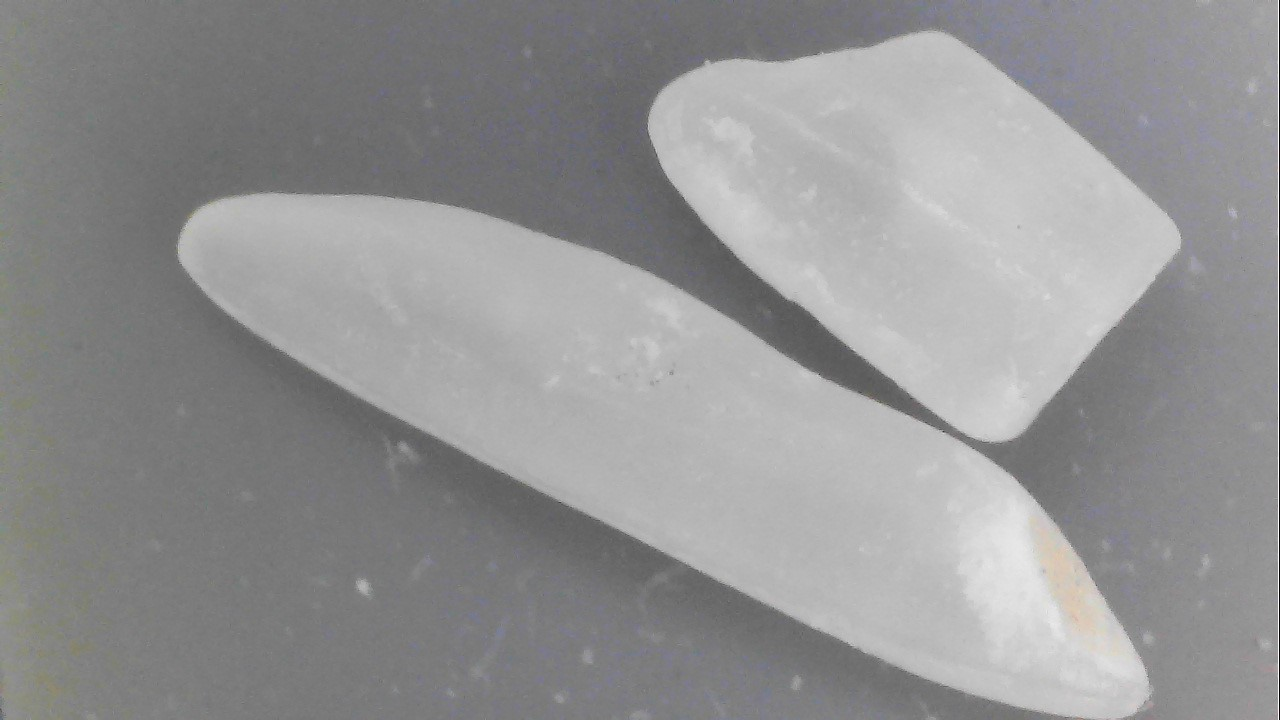
#> input picture rice/rice.jpg, 1280 x 720 px
$ python test2.py
#> lines starting #> are read from the running program, lines starting #| are printed output that depends on the picture; after the words box and inside, x2 and y2 are one past the last pixel; in counts of white or black regions, pixels touching at a corner belong together
import numpy as np
import cv2 as cv


# canny边缘检测
cv.namedWindow("images")
def nothing():
    pass

cv.createTrackbar("s1","images",201,255,nothing)
cv.createTrackbar("s2","images",97,255,nothing)
img = cv.imread("rice/rice.jpg",0)
#> img: shape (720, 1280); min 0, max 255, mean 146.8
img = cv.resize(img,(800,650))
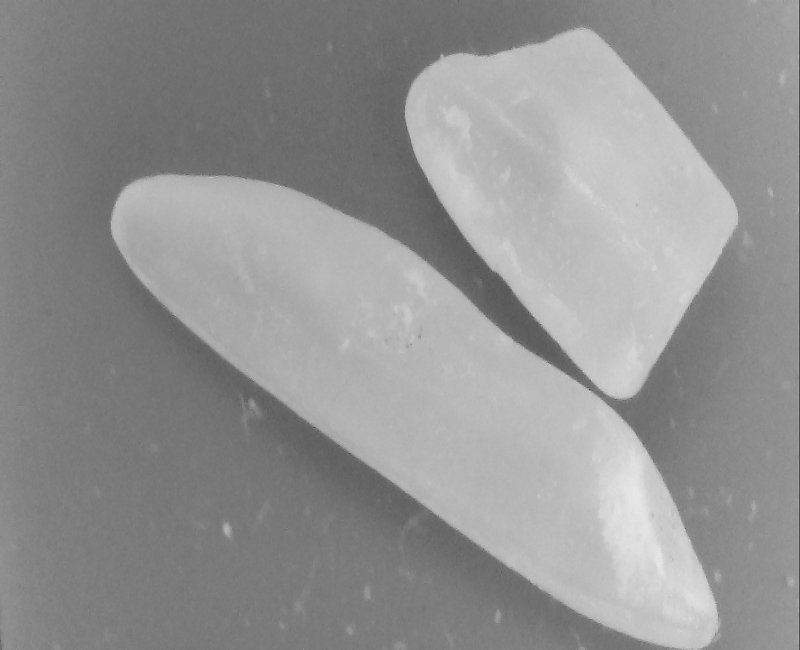
#> img: shape (650, 800); min 70, max 233, mean 146.7

# cv.createTrackbar("s1","images",56,255,nothing)
# cv.createTrackbar("s2","images",19,255,nothing)
# img = cv.imread("rice/yellow.jpg",0)

while(1):
    s1 = cv.getTrackbarPos("s1","images")
    s2 = cv.getTrackbarPos("s2","images")
    out_img = cv.Canny(img,s1,s2)
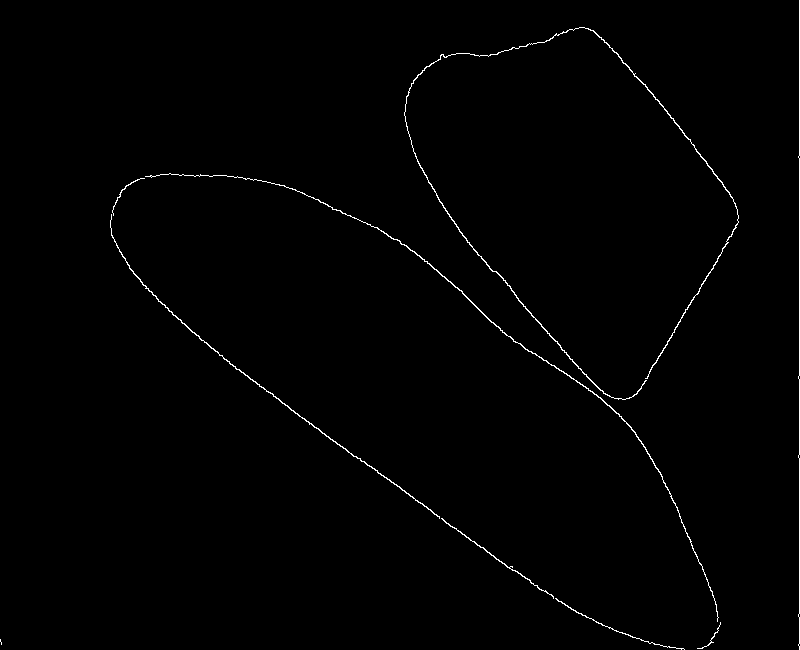
#> out_img: shape (650, 800); 0.79% white in thin lines or dots
    cv.imshow("images",out_img)
    k = cv.waitKey(1)
#> (key q is pressed here)
    if k==ord("q"):
        break
cv.destroyAllWindows()

$ run again, with rice/yellow.jpg copied over rice/rice.jpg
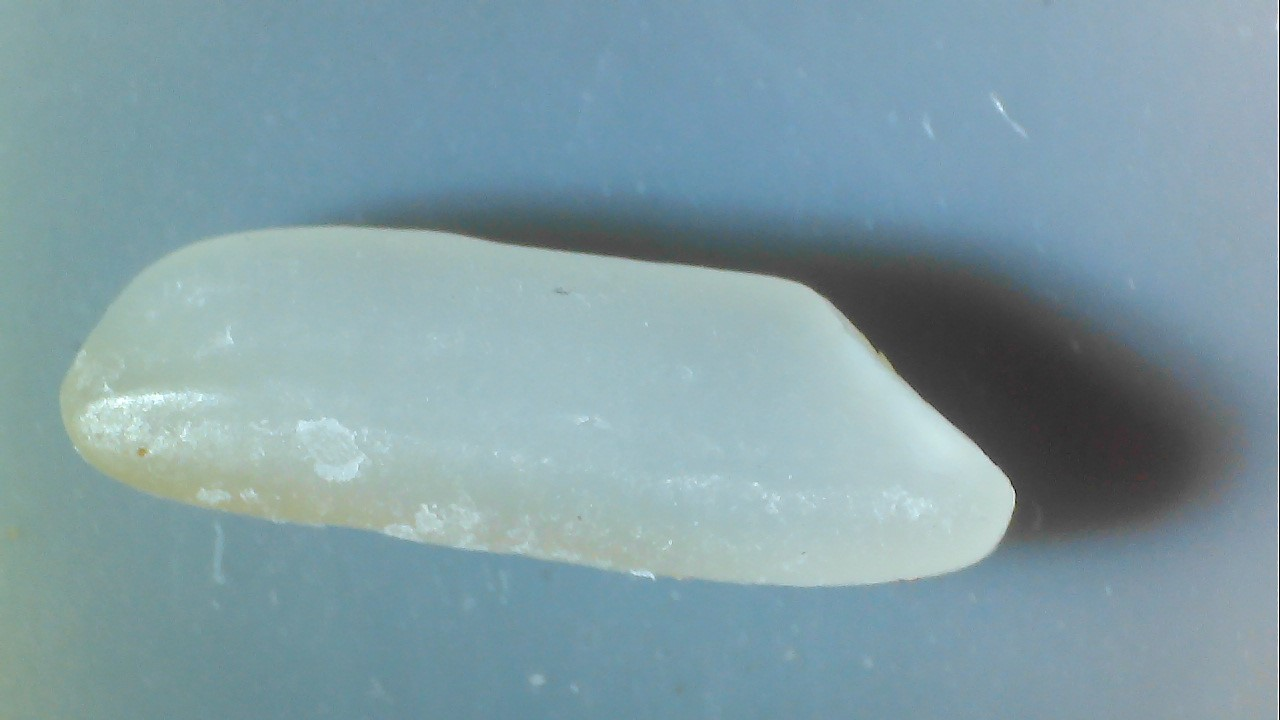
#> input picture rice/yellow.jpg, 1280 x 720 px
#> `img = cv.resize(img,(800,650))`:
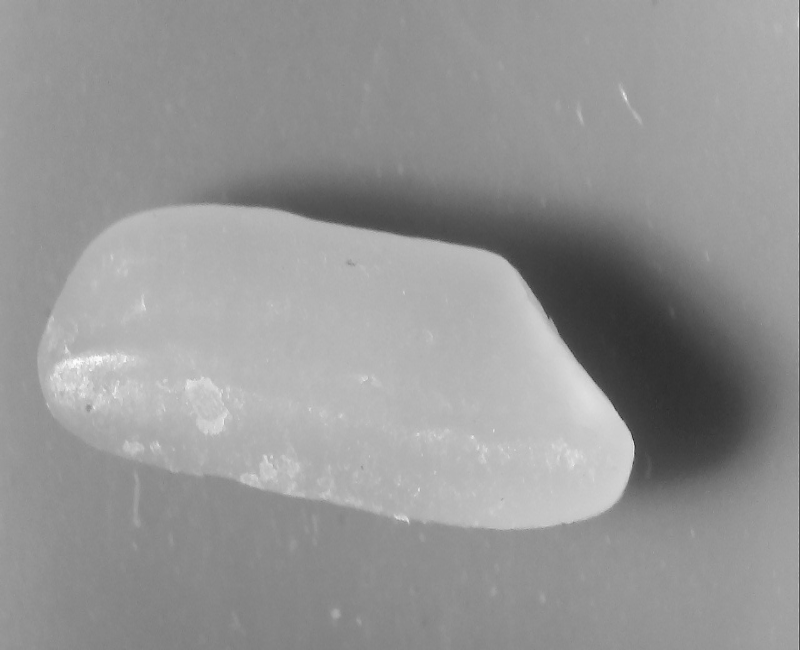
#> img: shape (650, 800); min 27, max 252, mean 149.2
#> `out_img = cv.Canny(img,s1,s2)`:
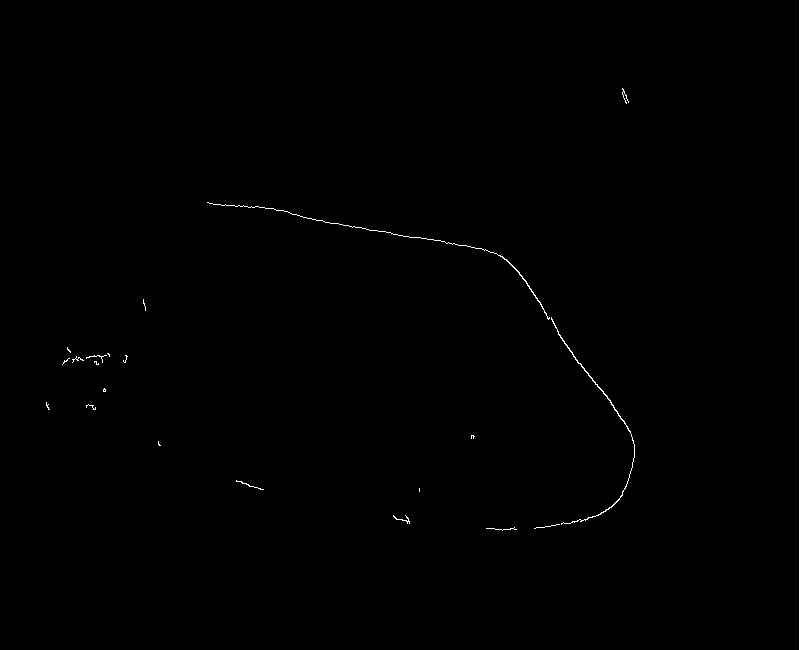
#> out_img: shape (650, 800); 0.34% white in thin lines or dots

$ run again, with rice/fracture.jpg copied over rice/rice.jpg
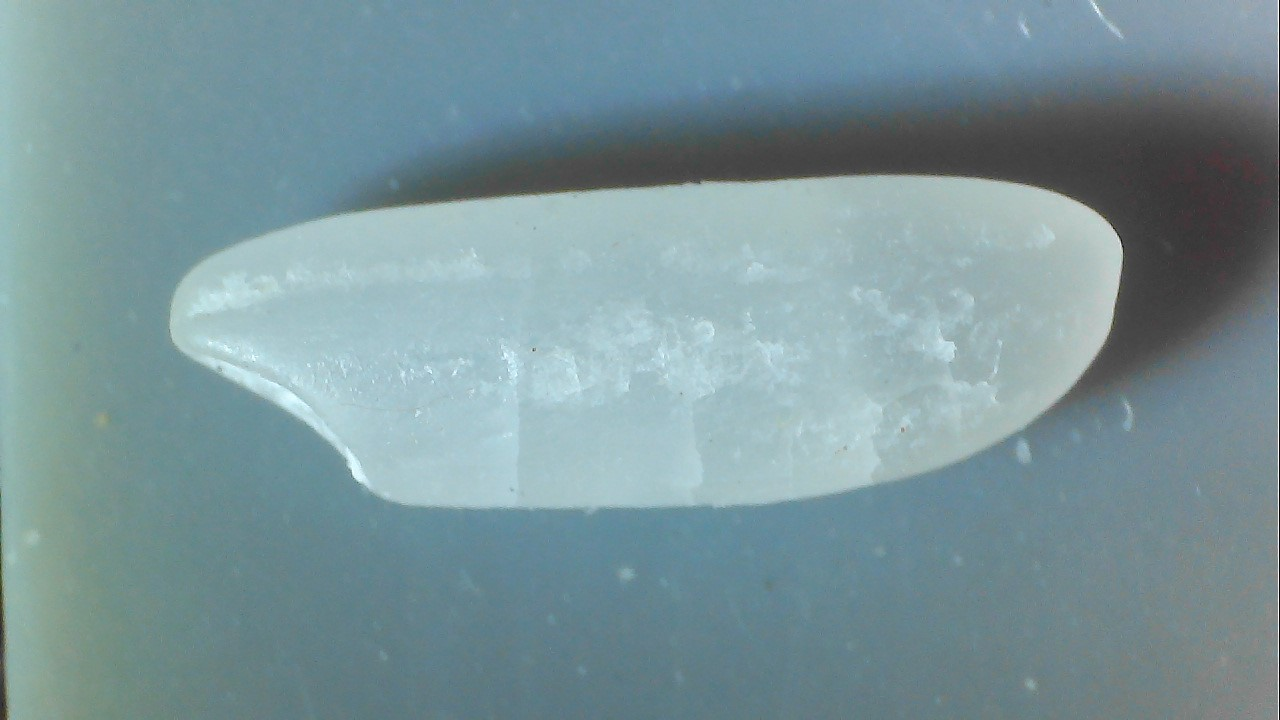
#> input picture rice/fracture.jpg, 1280 x 720 px
#> `img = cv.resize(img,(800,650))`:
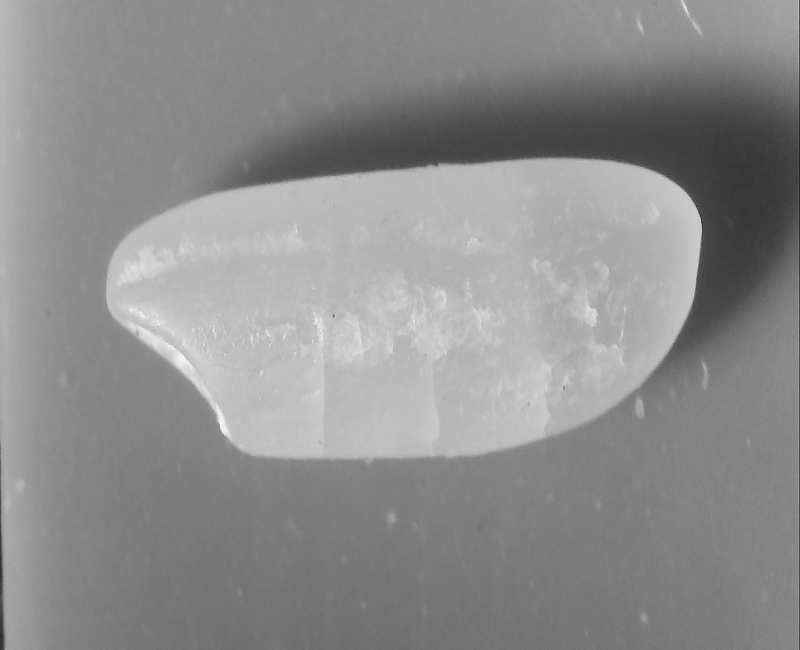
#> img: shape (650, 800); min 35, max 247, mean 141.5
#> `out_img = cv.Canny(img,s1,s2)`:
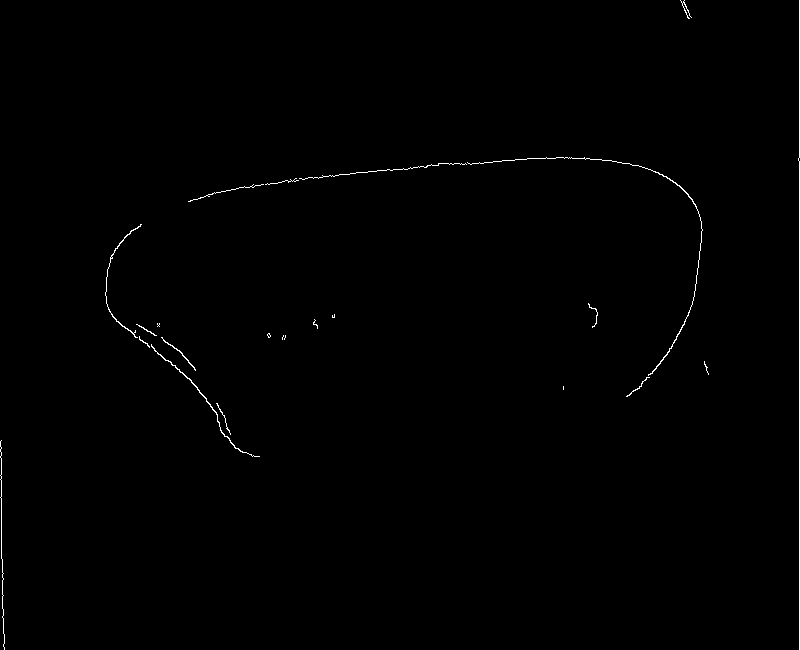
#> out_img: shape (650, 800); 0.46% white in thin lines or dots

$ run again, with rice/whitespot.jpg copied over rice/rice.jpg
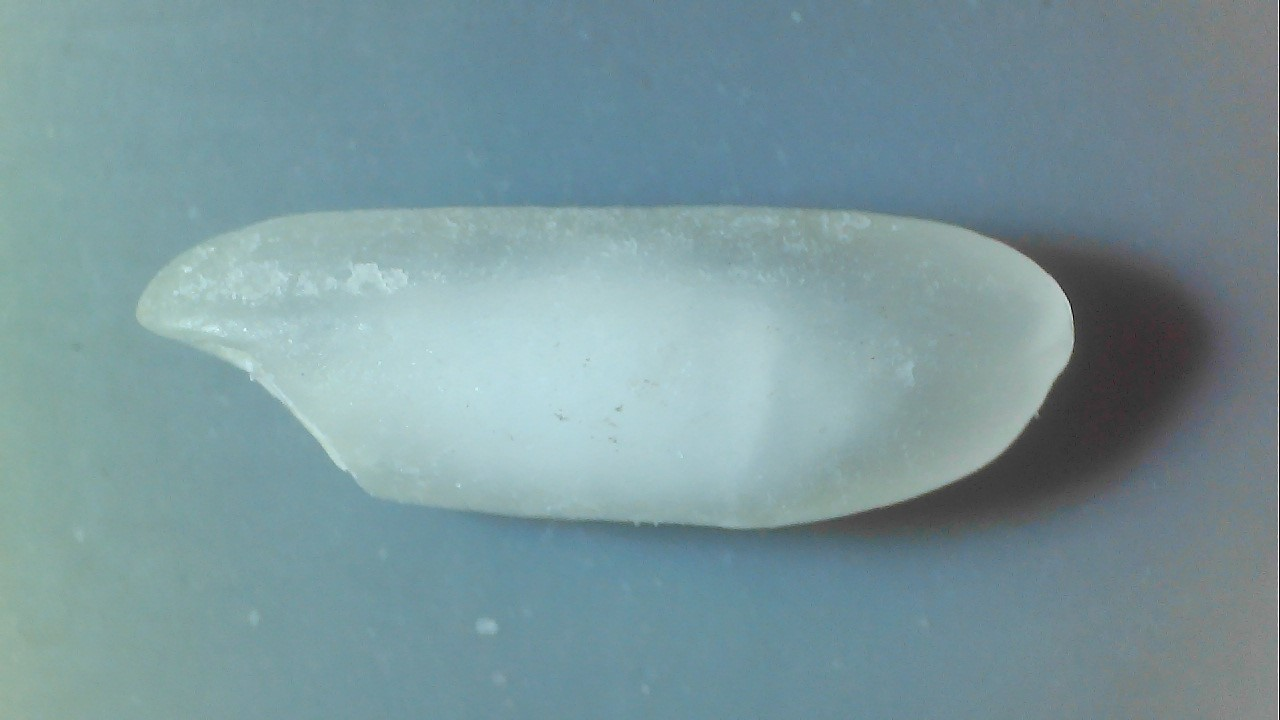
#> input picture rice/whitespot.jpg, 1280 x 720 px
#> `img = cv.resize(img,(800,650))`:
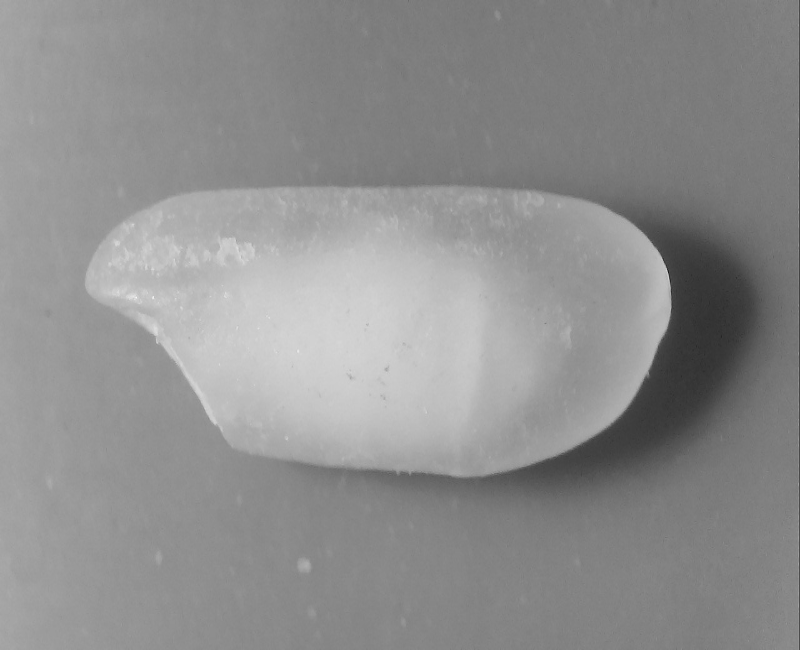
#> img: shape (650, 800); min 25, max 246, mean 142.6
#> `out_img = cv.Canny(img,s1,s2)`:
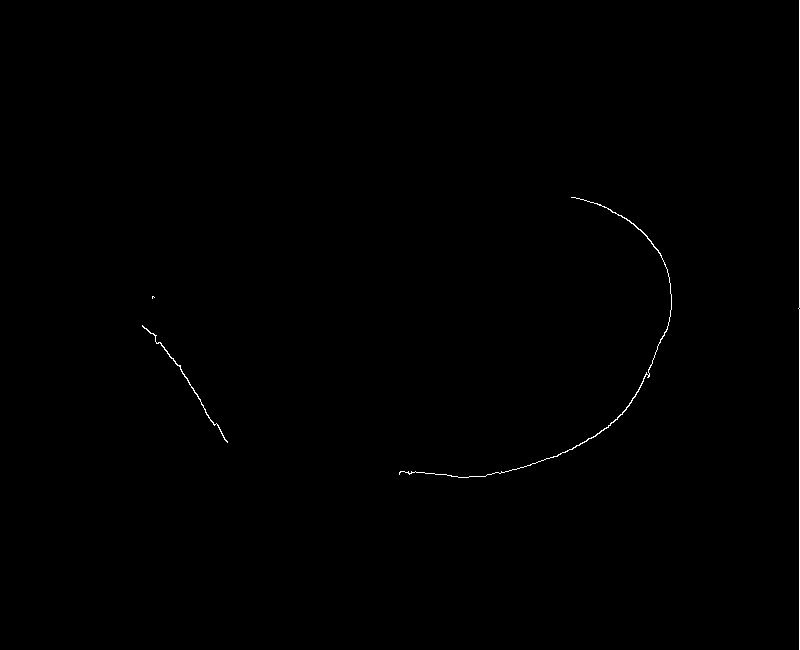
#> out_img: shape (650, 800); 0.28% white in thin lines or dots, all inside (x1, y1, x2, y2) = (142, 0, 800, 650)
